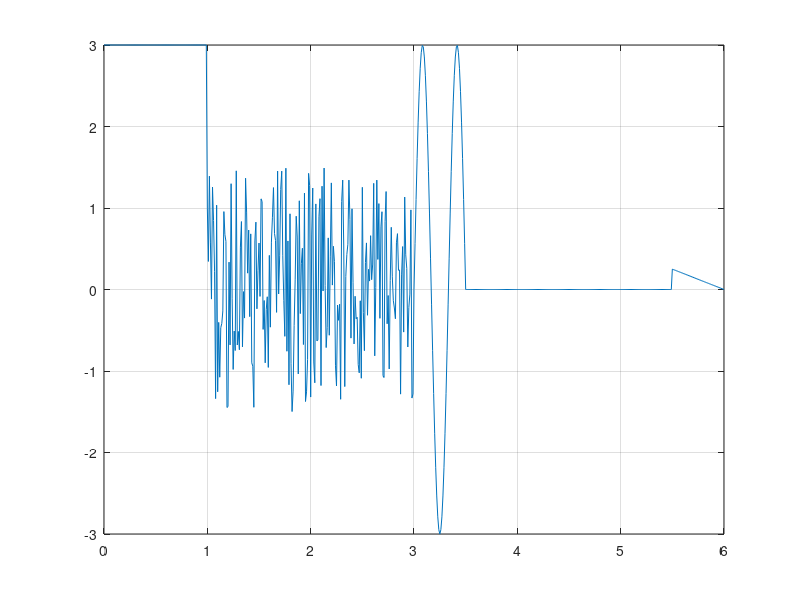

MATLAB code for this plot:
function y = signals(t)
if nargin == 0 % number of input argument
    t = 0:0.01:6.0;
end
t_constf = (t>=0.0)&(t<1); t_const = t(t_constf);
t_noisef = (t>=1)&(t<3.0); t_noise = t(t_noisef);
t_sinf = (t>=3.0)&(t<3.5); t_sin = t(t_sinf);
t_zerof = (t>=3.5)&(t<5.5); t_zero = t(t_zerof);
t_sawf = (t>=5.5)&(t<=6.0); t_saw = t(t_sawf);
%% Konstantes signāls
y_const = zeros(size(t_const))+3.0;
%% trokšņa signāls
y_noise = 3.0*rand(size(t_noise))-1.5;
%% sinusoīda
A0=0; A=3.0;
T = (3.5-3.0)/1.5; % T=1/3
f = 1/T; % f=3
delay=3.0;
y_sin=A0+A*sin(2*pi*f*(t_sin-delay));
%% Nuļļu signāls
y_zero = zeros(size(t_zero));
%% Lineāri mainīga funkcija
k = (0.25-0)/(5.5-6.0); % slīpuma koeficients
delay = 6.0; % sākumpunkta pacelšana uz 0.5/2
y_saw = k*(t_saw - delay);
%% apvienosim visu vienā vektorā
t = [t_const,t_noise,t_sin,t_zero,t_saw];
y = [y_const,y_noise,y_sin,y_zero,y_saw];

if nargout == 0 %number of output argument
    plot(t,y);
    grid;
    y = [];
end